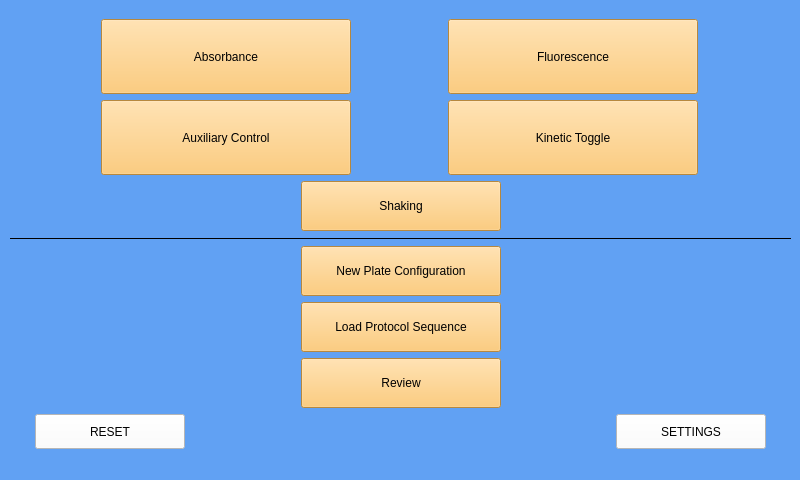
<?xml version="1.0" encoding="UTF-8"?>
<ui version="4.0">
 <class>Form</class>
 <widget class="QWidget" name="Form">
  <property name="geometry">
   <rect>
    <x>0</x>
    <y>0</y>
    <width>800</width>
    <height>480</height>
   </rect>
  </property>
  <property name="sizePolicy">
   <sizepolicy hsizetype="Maximum" vsizetype="Maximum">
    <horstretch>0</horstretch>
    <verstretch>0</verstretch>
   </sizepolicy>
  </property>
  <property name="maximumSize">
   <size>
    <width>800</width>
    <height>480</height>
   </size>
  </property>
  <property name="windowTitle">
   <string>Form</string>
  </property>
  <property name="styleSheet">
   <string notr="true">background-color: rgb(97, 161, 243);</string>
  </property>
  <widget class="QWidget" name="layoutWidget">
   <property name="geometry">
    <rect>
     <x>10</x>
     <y>10</y>
     <width>781</width>
     <height>448</height>
    </rect>
   </property>
   <layout class="QVBoxLayout" name="verticalLayout_2">
    <item>
     <layout class="QVBoxLayout" name="verticalLayout">
      <item>
       <layout class="QHBoxLayout" name="horizontalLayout">
        <item>
         <widget class="QPushButton" name="abs_button">
          <property name="sizePolicy">
           <sizepolicy hsizetype="Maximum" vsizetype="Maximum">
            <horstretch>0</horstretch>
            <verstretch>0</verstretch>
           </sizepolicy>
          </property>
          <property name="minimumSize">
           <size>
            <width>250</width>
            <height>75</height>
           </size>
          </property>
          <property name="styleSheet">
           <string notr="true">background-color: rgb(255, 191, 88);
font: 75 20pt &quot;Roboto&quot;;</string>
          </property>
          <property name="text">
           <string>Absorbance</string>
          </property>
         </widget>
        </item>
        <item>
         <widget class="QPushButton" name="flr_button">
          <property name="sizePolicy">
           <sizepolicy hsizetype="Maximum" vsizetype="Maximum">
            <horstretch>0</horstretch>
            <verstretch>0</verstretch>
           </sizepolicy>
          </property>
          <property name="minimumSize">
           <size>
            <width>250</width>
            <height>75</height>
           </size>
          </property>
          <property name="styleSheet">
           <string notr="true">background-color: rgb(255, 191, 88);
font: 75 20pt &quot;Roboto&quot;;</string>
          </property>
          <property name="text">
           <string>Fluorescence</string>
          </property>
         </widget>
        </item>
       </layout>
      </item>
      <item>
       <layout class="QHBoxLayout" name="horizontalLayout_6">
        <item>
         <widget class="QPushButton" name="aux_button">
          <property name="sizePolicy">
           <sizepolicy hsizetype="Maximum" vsizetype="Maximum">
            <horstretch>0</horstretch>
            <verstretch>0</verstretch>
           </sizepolicy>
          </property>
          <property name="minimumSize">
           <size>
            <width>250</width>
            <height>75</height>
           </size>
          </property>
          <property name="styleSheet">
           <string notr="true">background-color: rgb(255, 191, 88);
font: 75 20pt &quot;Roboto&quot;;</string>
          </property>
          <property name="text">
           <string>Auxiliary Control</string>
          </property>
         </widget>
        </item>
        <item>
         <widget class="QPushButton" name="kinetic_button">
          <property name="sizePolicy">
           <sizepolicy hsizetype="Maximum" vsizetype="Maximum">
            <horstretch>0</horstretch>
            <verstretch>0</verstretch>
           </sizepolicy>
          </property>
          <property name="minimumSize">
           <size>
            <width>250</width>
            <height>75</height>
           </size>
          </property>
          <property name="styleSheet">
           <string notr="true">background-color: rgb(255, 191, 88);
font: 75 20pt &quot;Roboto&quot;;</string>
          </property>
          <property name="text">
           <string>Kinetic Toggle</string>
          </property>
         </widget>
        </item>
       </layout>
      </item>
      <item>
       <layout class="QHBoxLayout" name="horizontalLayout_7">
        <item>
         <spacer name="horizontalSpacer_9">
          <property name="orientation">
           <enum>Qt::Horizontal</enum>
          </property>
          <property name="sizeHint" stdset="0">
           <size>
            <width>40</width>
            <height>20</height>
           </size>
          </property>
         </spacer>
        </item>
        <item>
         <widget class="QPushButton" name="shake_button">
          <property name="minimumSize">
           <size>
            <width>200</width>
            <height>50</height>
           </size>
          </property>
          <property name="styleSheet">
           <string notr="true">background-color: rgb(255, 191, 88);
font: 75 20pt &quot;Roboto&quot;;</string>
          </property>
          <property name="text">
           <string>Shaking</string>
          </property>
         </widget>
        </item>
        <item>
         <spacer name="horizontalSpacer_10">
          <property name="orientation">
           <enum>Qt::Horizontal</enum>
          </property>
          <property name="sizeHint" stdset="0">
           <size>
            <width>38</width>
            <height>18</height>
           </size>
          </property>
         </spacer>
        </item>
       </layout>
      </item>
      <item>
       <widget class="Line" name="line_2">
        <property name="frameShadow">
         <enum>QFrame::Plain</enum>
        </property>
        <property name="orientation">
         <enum>Qt::Horizontal</enum>
        </property>
       </widget>
      </item>
      <item>
       <layout class="QHBoxLayout" name="horizontalLayout_4">
        <item>
         <spacer name="horizontalSpacer_5">
          <property name="orientation">
           <enum>Qt::Horizontal</enum>
          </property>
          <property name="sizeHint" stdset="0">
           <size>
            <width>40</width>
            <height>20</height>
           </size>
          </property>
         </spacer>
        </item>
        <item>
         <widget class="QPushButton" name="new_plate_button">
          <property name="minimumSize">
           <size>
            <width>200</width>
            <height>50</height>
           </size>
          </property>
          <property name="styleSheet">
           <string notr="true">background-color: rgb(255, 191, 88);
font: 75 20pt &quot;Roboto&quot;;</string>
          </property>
          <property name="text">
           <string>New Plate Configuration</string>
          </property>
         </widget>
        </item>
        <item>
         <spacer name="horizontalSpacer_6">
          <property name="orientation">
           <enum>Qt::Horizontal</enum>
          </property>
          <property name="sizeHint" stdset="0">
           <size>
            <width>40</width>
            <height>20</height>
           </size>
          </property>
         </spacer>
        </item>
       </layout>
      </item>
      <item>
       <layout class="QHBoxLayout" name="horizontalLayout_5">
        <item>
         <spacer name="horizontalSpacer_7">
          <property name="orientation">
           <enum>Qt::Horizontal</enum>
          </property>
          <property name="sizeHint" stdset="0">
           <size>
            <width>40</width>
            <height>20</height>
           </size>
          </property>
         </spacer>
        </item>
        <item>
         <widget class="QPushButton" name="new_plate_button_2">
          <property name="minimumSize">
           <size>
            <width>200</width>
            <height>50</height>
           </size>
          </property>
          <property name="styleSheet">
           <string notr="true">background-color: rgb(255, 191, 88);
font: 75 20pt &quot;Roboto&quot;;</string>
          </property>
          <property name="text">
           <string>Load Protocol Sequence</string>
          </property>
         </widget>
        </item>
        <item>
         <spacer name="horizontalSpacer_8">
          <property name="orientation">
           <enum>Qt::Horizontal</enum>
          </property>
          <property name="sizeHint" stdset="0">
           <size>
            <width>40</width>
            <height>20</height>
           </size>
          </property>
         </spacer>
        </item>
       </layout>
      </item>
      <item>
       <layout class="QHBoxLayout" name="horizontalLayout_3">
        <item>
         <spacer name="horizontalSpacer_2">
          <property name="orientation">
           <enum>Qt::Horizontal</enum>
          </property>
          <property name="sizeHint" stdset="0">
           <size>
            <width>40</width>
            <height>20</height>
           </size>
          </property>
         </spacer>
        </item>
        <item>
         <widget class="QPushButton" name="review_button">
          <property name="minimumSize">
           <size>
            <width>200</width>
            <height>50</height>
           </size>
          </property>
          <property name="styleSheet">
           <string notr="true">background-color: rgb(255, 191, 88);
font: 75 20pt &quot;Roboto&quot;;</string>
          </property>
          <property name="text">
           <string>Review</string>
          </property>
         </widget>
        </item>
        <item>
         <spacer name="horizontalSpacer_3">
          <property name="orientation">
           <enum>Qt::Horizontal</enum>
          </property>
          <property name="sizeHint" stdset="0">
           <size>
            <width>40</width>
            <height>20</height>
           </size>
          </property>
         </spacer>
        </item>
       </layout>
      </item>
      <item>
       <layout class="QHBoxLayout" name="horizontalLayout_2">
        <item>
         <widget class="QPushButton" name="reset_button">
          <property name="sizePolicy">
           <sizepolicy hsizetype="Maximum" vsizetype="Maximum">
            <horstretch>0</horstretch>
            <verstretch>0</verstretch>
           </sizepolicy>
          </property>
          <property name="maximumSize">
           <size>
            <width>150</width>
            <height>35</height>
           </size>
          </property>
          <property name="styleSheet">
           <string notr="true">background-color: rgb(255, 255, 255);
font: 75 14pt &quot;Roboto&quot;;</string>
          </property>
          <property name="text">
           <string>RESET</string>
          </property>
          <property name="icon">
           <iconset>
            <normaloff>../../../PBPR_V2/Images/gear_logo.svg</normaloff>../../../PBPR_V2/Images/gear_logo.svg</iconset>
          </property>
          <property name="iconSize">
           <size>
            <width>25</width>
            <height>25</height>
           </size>
          </property>
         </widget>
        </item>
        <item>
         <spacer name="horizontalSpacer">
          <property name="orientation">
           <enum>Qt::Horizontal</enum>
          </property>
          <property name="sizeType">
           <enum>QSizePolicy::Maximum</enum>
          </property>
          <property name="sizeHint" stdset="0">
           <size>
            <width>400</width>
            <height>35</height>
           </size>
          </property>
         </spacer>
        </item>
        <item>
         <widget class="QPushButton" name="settings_button">
          <property name="sizePolicy">
           <sizepolicy hsizetype="Maximum" vsizetype="Maximum">
            <horstretch>0</horstretch>
            <verstretch>0</verstretch>
           </sizepolicy>
          </property>
          <property name="maximumSize">
           <size>
            <width>150</width>
            <height>35</height>
           </size>
          </property>
          <property name="styleSheet">
           <string notr="true">background-color: rgb(255, 255, 255);
font: 75 14pt &quot;Roboto&quot;;</string>
          </property>
          <property name="text">
           <string>SETTINGS</string>
          </property>
          <property name="icon">
           <iconset>
            <normaloff>../Python Files/Images/gear_logo.svg</normaloff>../Python Files/Images/gear_logo.svg</iconset>
          </property>
          <property name="iconSize">
           <size>
            <width>25</width>
            <height>25</height>
           </size>
          </property>
         </widget>
        </item>
       </layout>
      </item>
     </layout>
    </item>
   </layout>
  </widget>
 </widget>
 <resources/>
 <connections/>
</ui>
